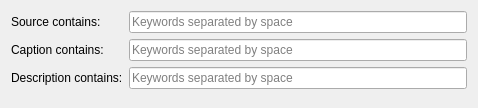
<?xml version="1.0" encoding="UTF-8"?>
<ui version="4.0">
 <class>CustomBusinessEventWidget</class>
 <widget class="QWidget" name="CustomBusinessEventWidget">
  <property name="geometry">
   <rect>
    <x>0</x>
    <y>0</y>
    <width>478</width>
    <height>108</height>
   </rect>
  </property>
  <property name="windowTitle">
   <string/>
  </property>
  <layout class="QVBoxLayout" name="verticalLayout">
   <item>
    <layout class="QGridLayout" name="gridLayout">
     <item row="0" column="0">
      <widget class="QLabel" name="sourceLabel">
       <property name="text">
        <string>Source contains:</string>
       </property>
      </widget>
     </item>
     <item row="0" column="1">
      <widget class="QLineEdit" name="deviceNameEdit">
       <property name="placeholderText">
        <string>Keywords separated by space</string>
       </property>
      </widget>
     </item>
     <item row="1" column="0">
      <widget class="QLabel" name="captionLabel">
       <property name="text">
        <string>Caption contains:</string>
       </property>
      </widget>
     </item>
     <item row="1" column="1">
      <widget class="QLineEdit" name="captionEdit">
       <property name="placeholderText">
        <string>Keywords separated by space</string>
       </property>
      </widget>
     </item>
     <item row="2" column="0">
      <widget class="QLabel" name="descriptionLabel">
       <property name="text">
        <string>Description contains:</string>
       </property>
      </widget>
     </item>
     <item row="2" column="1">
      <widget class="QLineEdit" name="descriptionEdit">
       <property name="placeholderText">
        <string>Keywords separated by space</string>
       </property>
      </widget>
     </item>
    </layout>
   </item>
   <item>
    <widget class="QnWordWrappedLabel" name="hintLabel" native="true"/>
   </item>
  </layout>
 </widget>
 <customwidgets>
  <customwidget>
   <class>QnWordWrappedLabel</class>
   <extends>QWidget</extends>
   <header location="global">ui/widgets/word_wrapped_label.h</header>
   <container>1</container>
  </customwidget>
 </customwidgets>
 <resources/>
 <connections/>
</ui>
